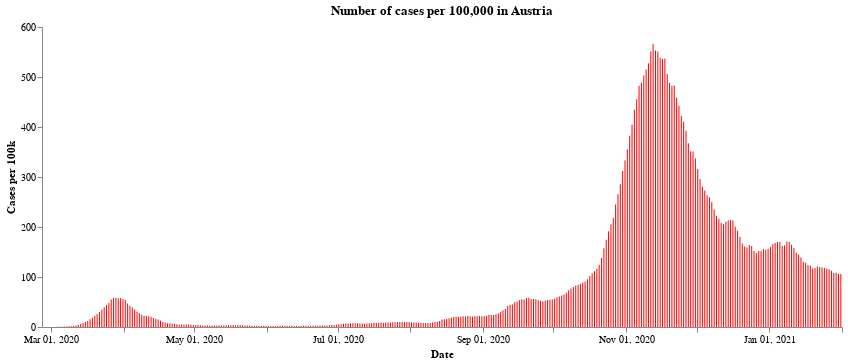

This figure's notebook cell:
### Markdown cell above
First we have the number of cases per 100,000 population across the whole of Austria. After a very sharp rise in cases during the end of October and the middle of November, the number of new cases have fallen due to the second lockdown. At the time of writting, the cases seem to have levelled off a little - though the Austrian government announced a third lockdown lasting a month starting from the 26th of December, in the expectation that cases will continue to rise over the festive period.

### Code cell
#collapse
import altair as alt

alt.Chart(all_austria).mark_bar(
    color='red',
    opacity=1,
    size=1
).encode(
    x=alt.X("yearmonthdate(Time):T", axis=alt.Axis(title='Date')),
    y=alt.Y("SiebenTageInzidenzFaelle:Q",
            axis=alt.Axis(title='Cases per 100k')),
).configure_axis(grid=False).configure_view(strokeWidth=0).properties(
    title='Number of cases per 100,000 in Austria', width=800
)

### Figure 1 — Vega-Lite specification as saved in the notebook (floating-point values rounded to 4 significant figures; data arrays with more than 128 entries replaced by an {"elided": "..."} marker saying what was removed)
{"config": {"view": {"continuousWidth": 400, "continuousHeight": 300, "strokeWidth": 0}, "axis": {"grid": false}}, "data": {"name": "data-e2a40c056358e480637220483f6e74f1"}, "mark": {"type": "bar", "color": "red", "opacity": 1, "size": 1}, "encoding": {"x": {"type": "temporal", "axis": {"title": "Date"}, "field": "Time", "timeUnit": "yearmonthdate"}, "y": {"type": "quantitative", "axis": {"title": "Cases per 100k"}, "field": "SiebenTageInzidenzFaelle"}}, "title": "Number of cases per 100,000 in Austria", "width": 800, "$schema": "https://vega.github.io/schema/vega-lite/v4.8.1.json", "datasets": {"data-e2a40c056358e480637220483f6e74f1": {"elided": "341 records"}}}
